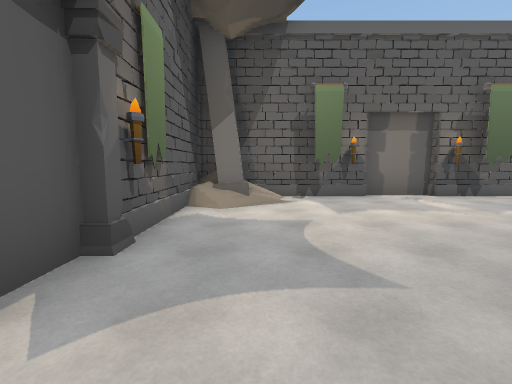
[1] (above)

14 first-person views from a walk through a scene from a Unity 3-D project. The camera is 1.5 m above the floor, tilts 6° down and sees 90° across. The floor is counted in squares, 2 m on a side. Each view is taken from the middle of a square. On the plan, view 1 faces up. The plan holds only what a view shows up to about 9 squares ahead; the rest is blank. The place goes on beyond the plan. The player character is not drawn. Some surface patterns are stand-ins.

[2]
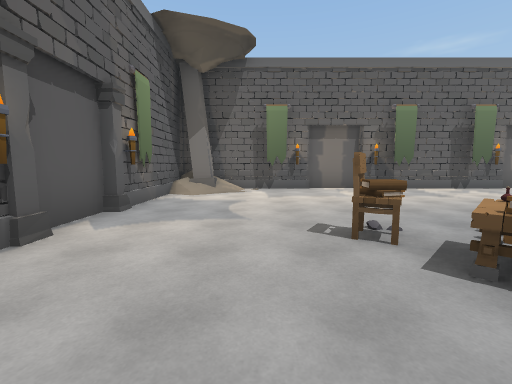

[3]
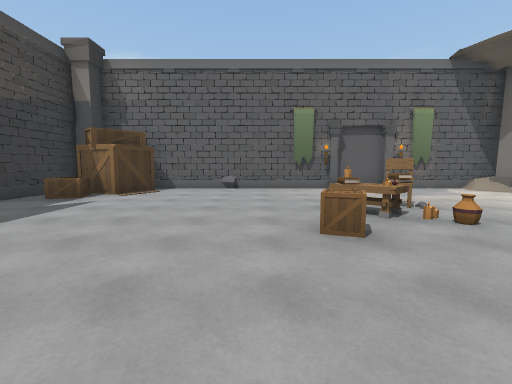

[4]
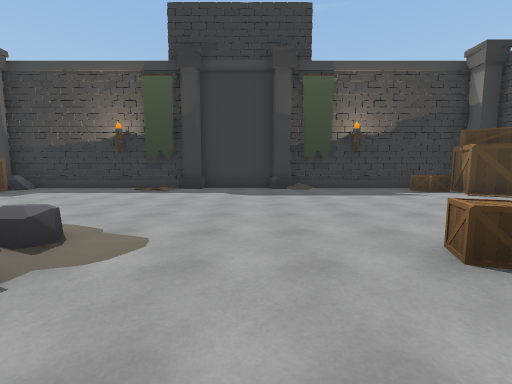

[5]
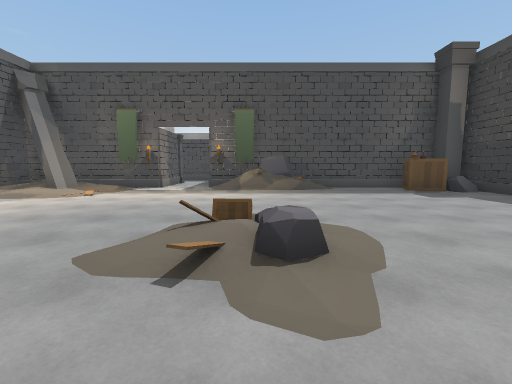

[6]
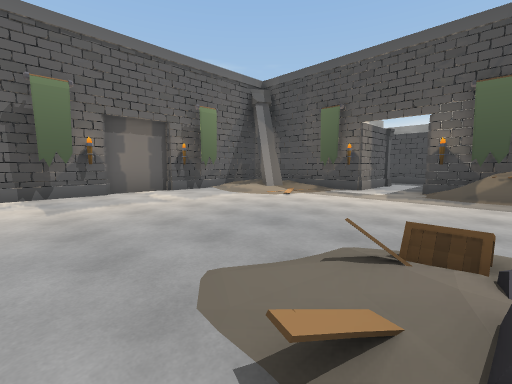

[7]
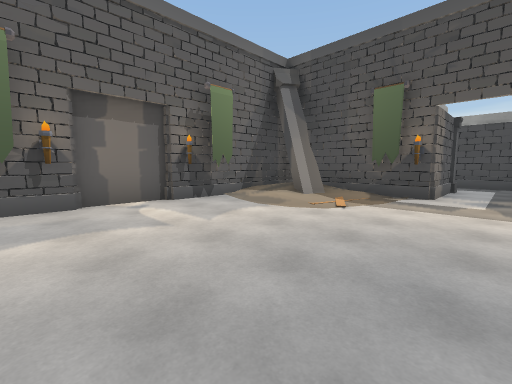

[8]
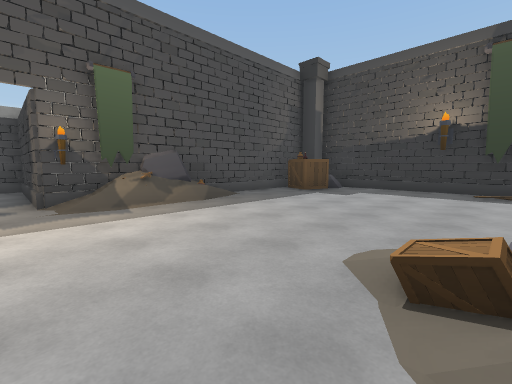

[9]
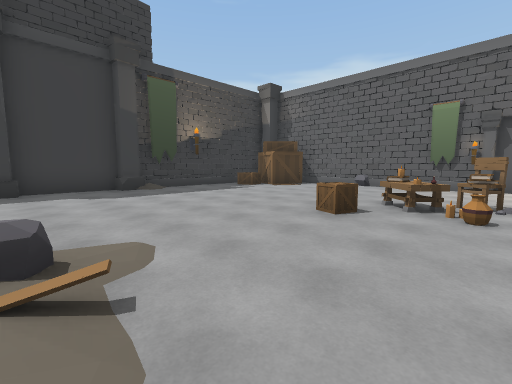

[10]
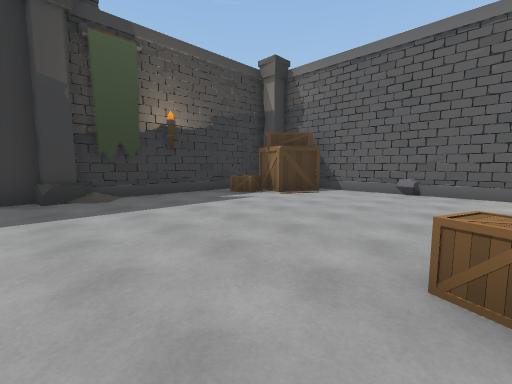

[11]
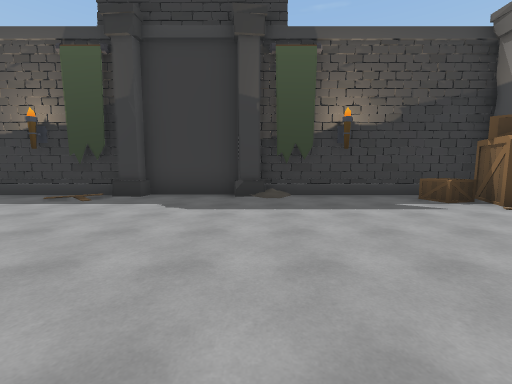

[12]
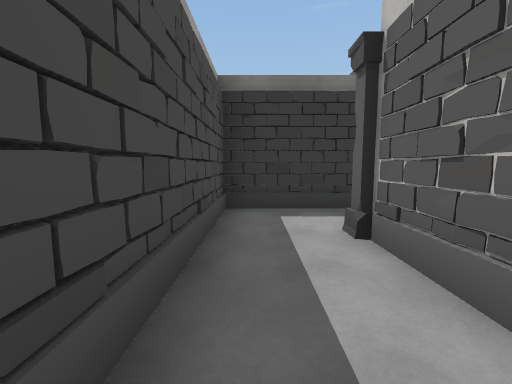

[13]
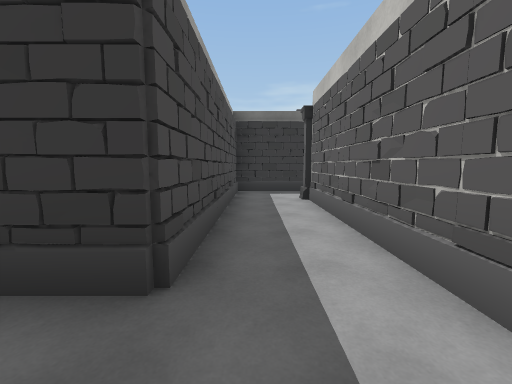

[14]
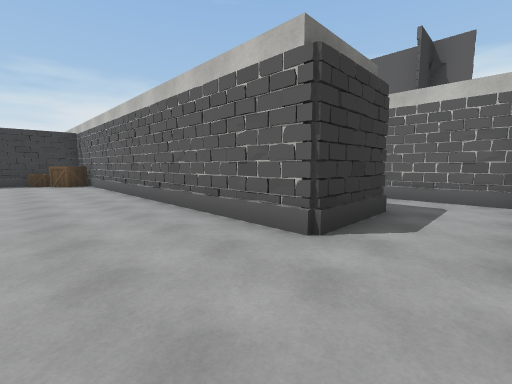

### Floor plan
Key: @ floor where view 1 was taken; # wall or solid block; . main floor; : floor 0.25 m higher than the main floor; + floor 0.5 m higher than the main floor; / step, stairs or slope; ^ raised ledge; C column; B books; T table; A box; R rock; O other object.
Columns run from 2 left of view 1 to 23 right of it. Each row starts with its distance up from view 1.
  8                   #.......
  7  ###### ##### #####.......
  6 ##+/O..O#.#..O#//##..##...
  5 #//.........../#/##..##...
  4 #.............///##..##...
  3 #...............OO##.##...
  2 #C.................C.##...
  1 #C..BTO..............##...
  0 #.@.BOO...//....:######...
 -1 #....OA...R/....RR    #...
 -2 #........./.....RR    #...
 -3 R.............../#     AA.
 -4 #................#       /
 -5  A...............#      ##
 -6  AAA............A#
 -7  #....##..##...R##
 -8  ^####^####^###^^

Positions as (right, up) in squares from view 1, and headings:
1: (0, 0), facing up
2: (1, -2), facing up
3: (7, -2), facing left
4: (6, 1), facing down
5: (6, -1), facing right
6: (7, -1), facing up-right
7: (8, 1), facing up-right
8: (9, 1), facing down-right
9: (8, 1), facing down-left
10: (6, -1), facing down-left
11: (5, -1), facing down
12: (18, 5), facing down
13: (18, 8), facing down
14: (23, 8), facing down-left
